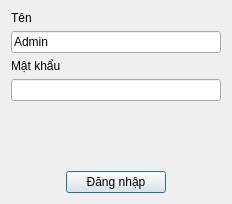
<?xml version="1.0" encoding="UTF-8"?>
<ui version="4.0">
 <class>LoginDialog</class>
 <widget class="QDialog" name="LoginDialog">
  <property name="geometry">
   <rect>
    <x>0</x>
    <y>0</y>
    <width>232</width>
    <height>204</height>
   </rect>
  </property>
  <property name="windowTitle">
   <string>Đăng nhập</string>
  </property>
  <layout class="QGridLayout" name="gridLayout_2">
   <item row="3" column="0">
    <widget class="QLineEdit" name="txtPassword">
     <property name="text">
      <string/>
     </property>
     <property name="echoMode">
      <enum>QLineEdit::Password</enum>
     </property>
    </widget>
   </item>
   <item row="0" column="0">
    <widget class="QLabel" name="label">
     <property name="text">
      <string>Tên</string>
     </property>
    </widget>
   </item>
   <item row="2" column="0">
    <widget class="QLabel" name="label_2">
     <property name="text">
      <string>Mật khẩu</string>
     </property>
    </widget>
   </item>
   <item row="5" column="0">
    <layout class="QHBoxLayout" name="horizontalLayout">
     <item>
      <spacer name="horizontalSpacer">
       <property name="orientation">
        <enum>Qt::Horizontal</enum>
       </property>
       <property name="sizeHint" stdset="0">
        <size>
         <width>40</width>
         <height>20</height>
        </size>
       </property>
      </spacer>
     </item>
     <item>
      <widget class="QPushButton" name="btnLogin">
       <property name="minimumSize">
        <size>
         <width>100</width>
         <height>0</height>
        </size>
       </property>
       <property name="text">
        <string>Đăng nhập</string>
       </property>
      </widget>
     </item>
     <item>
      <spacer name="horizontalSpacer_2">
       <property name="orientation">
        <enum>Qt::Horizontal</enum>
       </property>
       <property name="sizeHint" stdset="0">
        <size>
         <width>40</width>
         <height>20</height>
        </size>
       </property>
      </spacer>
     </item>
    </layout>
   </item>
   <item row="4" column="0">
    <spacer name="verticalSpacer">
     <property name="orientation">
      <enum>Qt::Vertical</enum>
     </property>
     <property name="sizeHint" stdset="0">
      <size>
       <width>20</width>
       <height>40</height>
      </size>
     </property>
    </spacer>
   </item>
   <item row="1" column="0">
    <widget class="QLineEdit" name="txtUserName">
     <property name="text">
      <string>Admin</string>
     </property>
    </widget>
   </item>
  </layout>
 </widget>
 <resources/>
 <connections/>
</ui>
